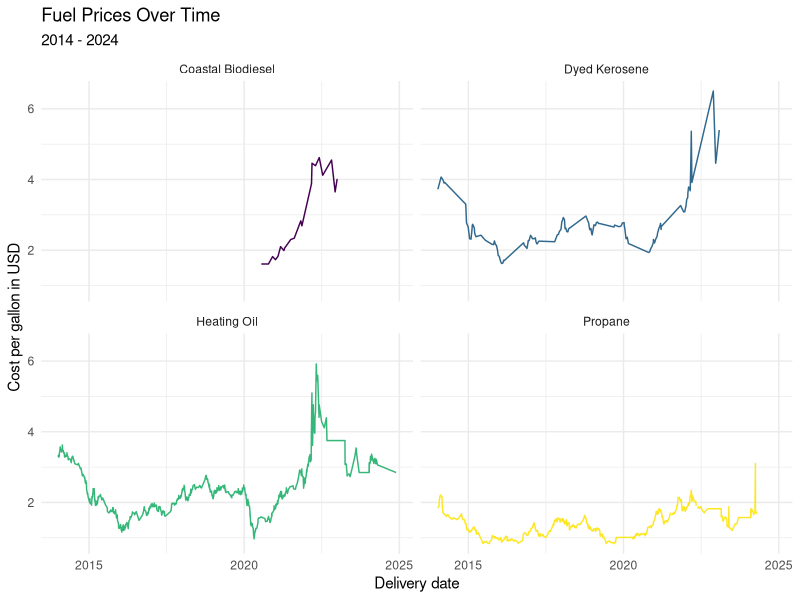
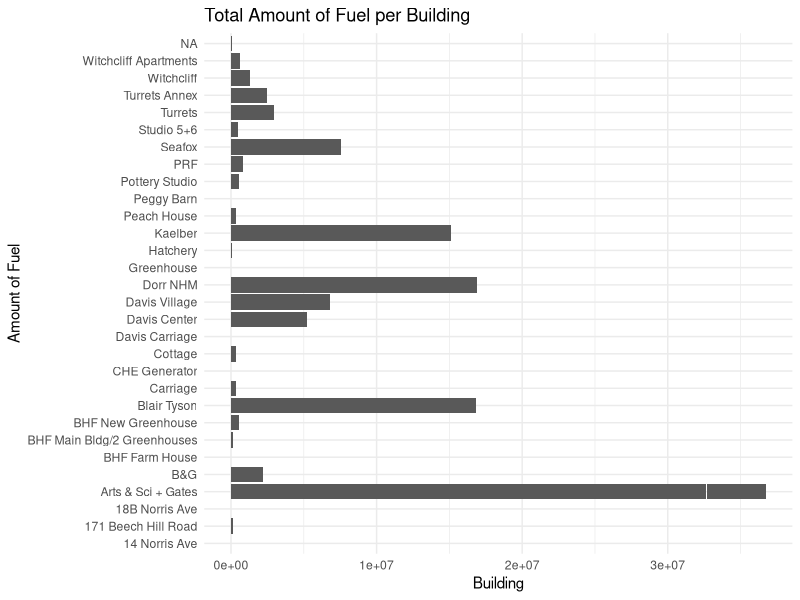
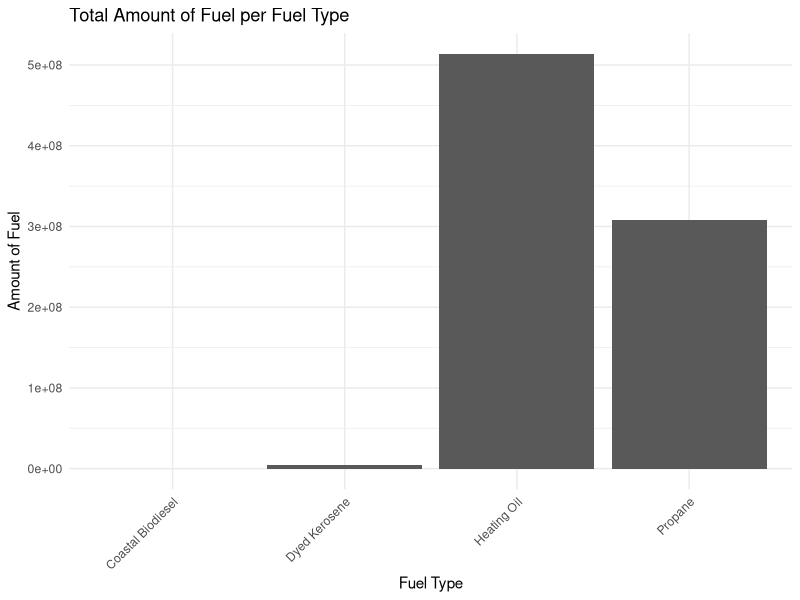
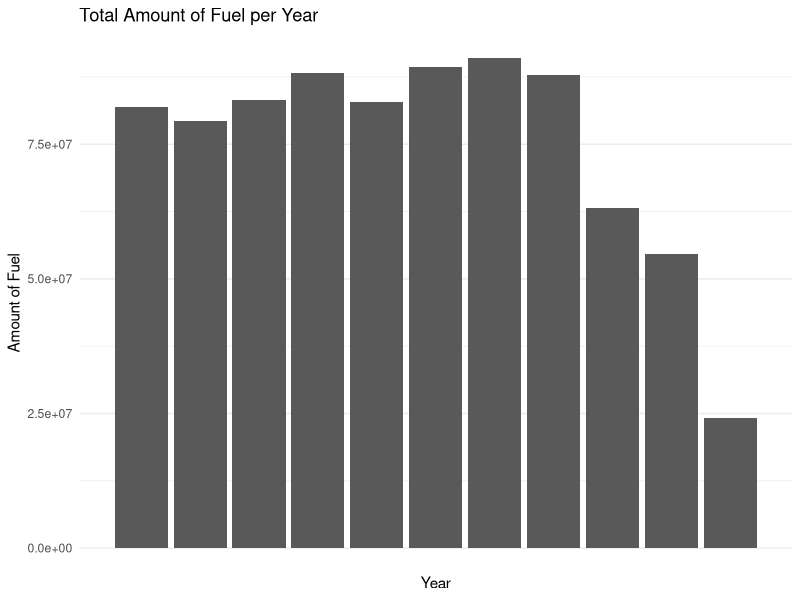
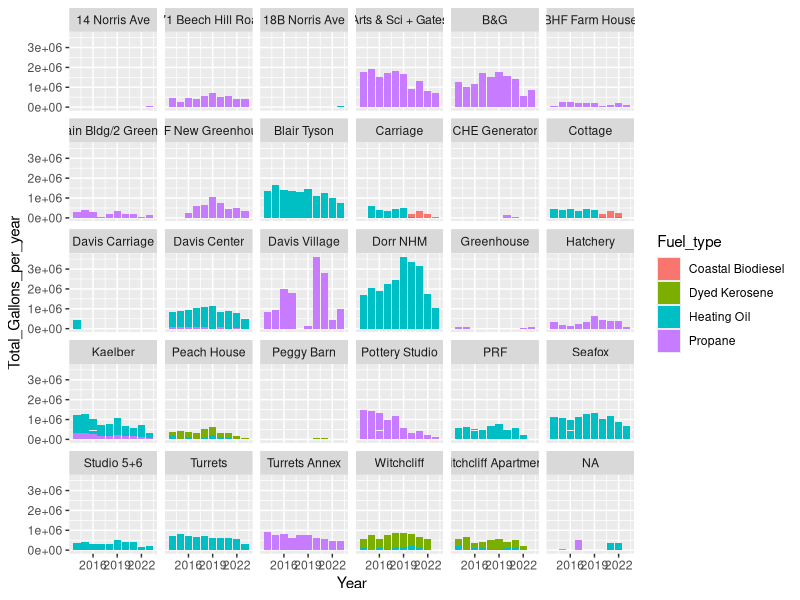
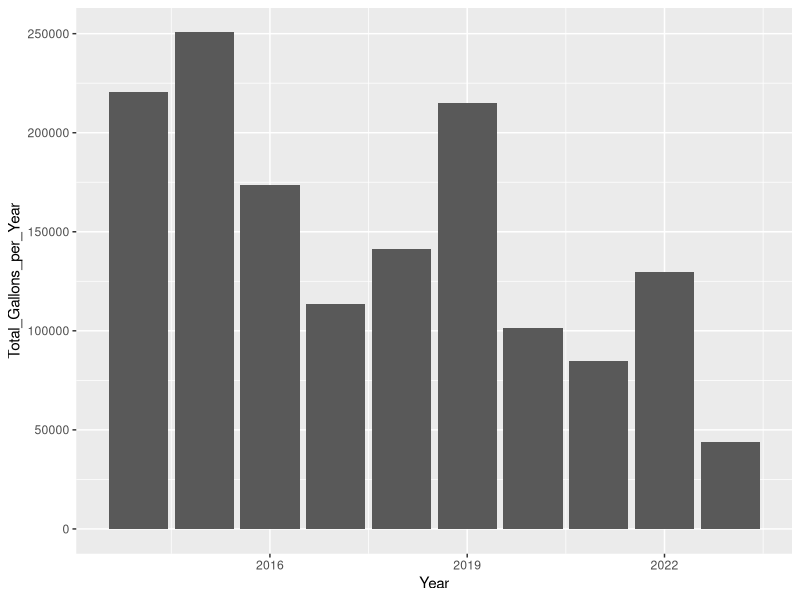
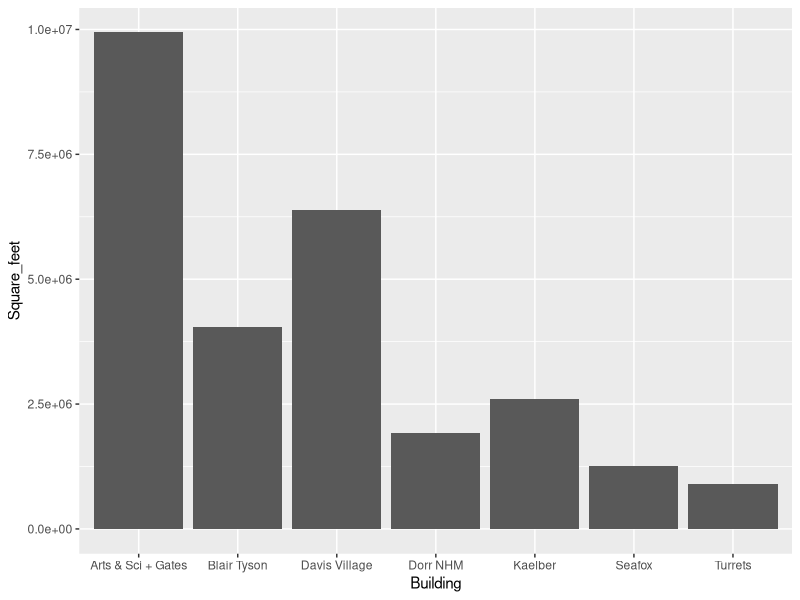
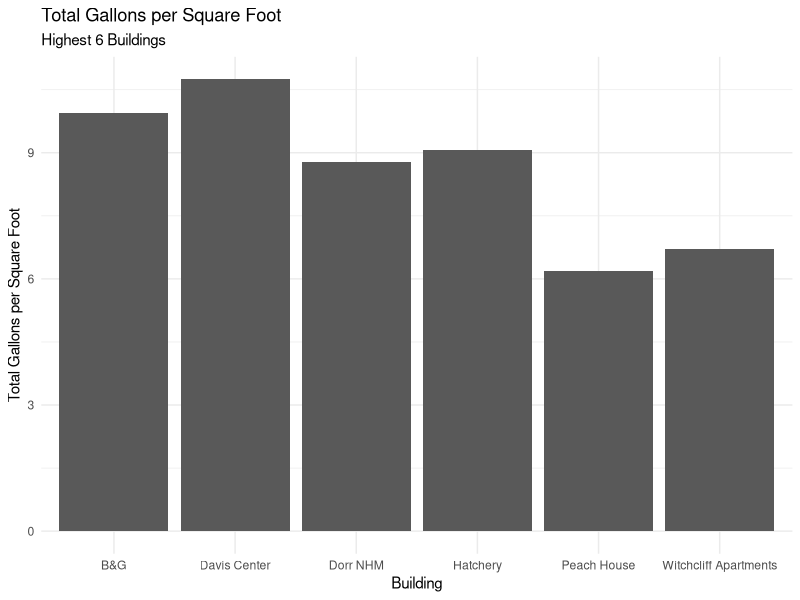

Here is the R script that generated these plots, in order:
## ---- chunk 1
library(tidyverse)
library(broom)
library(readr)
library(lubridate)
library(stringr)
library(dplyr)
## ---- chunk 2
fuels <- read_csv("../data/Dead-River.csv",
                  col_names = c("X1", "X2", 
                                "Delivery_date", "Fuel_type",
                                "Tank_number", "Building",
                                "Gallons", "Unit_cost",
                                "Cost"))
## ---- chunk 3
area <- read_csv("../data/BuildingArea.csv",
                 col_names = c("Building", "Square_feet"))
## ---- chunk 4
fuels <- fuels |>
left_join(area)
## ---- chunk 5
fuels <- fuels |>
select(Delivery_date, Fuel_type, Tank_number, Building, Gallons, Unit_cost, Cost, Square_feet) |>
  filter(Delivery_date != "Delivery Date") |> 
  mutate(Delivery_date = mdy(Delivery_date))
 
## ---- chunk 6
fuels <- fuels |>  
  mutate(Tank_number = case_when(
   Tank_number == "Tank 8" ~ "8",
   Tank_number == "Tank 3" ~ "3",
   Tank_number == "Tank 24" ~ "24",
   Tank_number == "Tank 17" ~ "17",
   TRUE ~ Tank_number
  ),
  Tank_number = as.integer(Tank_number))
## ---- chunk 7
fuels <- fuels |>
  mutate(Cost = case_when(
    Cost == "610.12 cr" ~ "-610.12", # the cr denotes a credit/refund, so here it is changed to a negative numeric value
    TRUE ~ Cost
  ),
  Cost = as.numeric(Cost))
## ---- chunk 8
fuels <- fuels |>  
  mutate(Fuel_type = case_when(
    Fuel_type == "#2 HEATING OIL" ~ "Heating Oil",
    Fuel_type == "#2 Heating Oil" ~ "Heating Oil",
    Fuel_type == "SLPP #2 FUEL OIL" ~ "Heating Oil",
    Fuel_type == "SLP LIQ PROPANE" ~ "Propane",
    Fuel_type == "LIQUID PROPANE" ~ "Propane",
    Fuel_type == "DYED KEROSENE" ~ "Dyed Kerosene",
  TRUE ~ Fuel_type
  ))
## ---- chunk 9
fuels <- fuels |>
  mutate(Gallons = as.numeric(Gallons)) |>
  mutate(Unit_cost = as.numeric(Unit_cost))
## ---- chunk 10
fuels <- fuels |>
  group_by(Building) |>
  mutate(Total_Gallons_per_Building = sum(Gallons))
## ---- chunk 11
fuels <- fuels |>
  mutate(Year = substr(Delivery_date, 1, 4)) |>
  mutate(Month = substr(Delivery_date, 6, 7)) |>
  mutate(Year = as.numeric(Year)) |>
  mutate(Month = as.numeric(Month))
## ---- chunk 12
fuels <- fuels |>
  group_by(Fuel_type) |>
  mutate(Total_Gallons_per_Fuel_Type = sum(Gallons))
## ---- chunk 13
fuels <- fuels |>
  group_by(Year) |>
  mutate(Total_Gallons_per_year = sum(Gallons))
## ---- chunk 14
fuels <- fuels |>
  mutate(Square_feet = case_when(
    Building == "Turrets" ~ "8400",
    Building == "Turrets Annex" ~ "4200",
    TRUE ~ Square_feet
  )) |>
  mutate(Square_feet = as.numeric(Square_feet))
## ---- chunk 15
fuels <- fuels |>
  mutate(total_per_sf = (Total_Gallons_per_Building / Square_feet))
## ---- chunk 16
p1 <- starwars |>
  filter(mass < 1000, 
         species %in% c("Human", "Cerean", "Pau'an", "Droid", "Gungan")) |>
  ggplot() +
  geom_point(aes(x = mass, 
                 y = height, 
                 color = species)) +
  labs(x = "Weight (kg)", 
       y = "Height (m)",
       color = "Species",
       title = "Weight and Height of Select Starwars Species",
       caption = paste("This data comes from the starwars api: https://swapi.py43.com"))


ggsave("example-starwars.png", width = 4, height = 4)

ggsave("example-starwars-wide.png", width = 6, height = 4)
## ---- chunk 17
fuels %>% 
  ggplot(mapping = aes(x = Delivery_date, y = Unit_cost, color = Fuel_type)) +
  geom_line() +
  facet_wrap(~ Fuel_type) +
  scale_color_viridis_d() +
  theme_minimal() +
  guides(color = FALSE) +
  labs(title = "Fuel Prices Over Time",
       subtitle = "2014 - 2024",
       x = "Delivery date",
       y = "Cost per gallon in USD")

## ---- chunk 18

ggplot(fuels, aes(y = Building, x = Total_Gallons_per_Building)) +
  geom_col() +
  #scale_x_discrete(guide = guide_axis(angle = 45)) +
  theme_minimal() +
  guides(color = FALSE) +
  labs(title = "Total Amount of Fuel per Building",
       x = "Building",
       y = "Amount of Fuel")

## ---- chunk 19
ggplot(fuels, aes(x = Fuel_type, y = Total_Gallons_per_Fuel_Type)) +
  geom_col() +
  scale_x_discrete(guide = guide_axis(angle = 45)) +
  theme_minimal() +
  guides(color = FALSE) +
  labs(title = "Total Amount of Fuel per Fuel Type",
       x = "Fuel Type",
       y = "Amount of Fuel")
## ---- chunk 20
ggplot(fuels, aes(x = Year, y = Total_Gallons_per_Fuel_Type)) +
  geom_col() +
  scale_x_discrete(guide = guide_axis(angle = 45)) +
  theme_minimal() +
  guides(color = FALSE) +
  labs(title = "Total Amount of Fuel per Year",
       x = "Year",
       y = "Amount of Fuel")
## ---- chunk 21

fuels |>
  filter(Year != 2024) |>
  group_by(Year) |>
  mutate(Total_Gallons_per_year = sum(Gallons)) %>% 
  ggplot(aes(x = Year, y = Total_Gallons_per_year, fill = Fuel_type))+
  geom_col() +
  facet_wrap(~Building)
  theme_minimal()

## ---- chunk 22

fuels |>
  filter(Building == "Kaelber" & Year != 2024) |>
  group_by(Year) |>
  #View() |>
  mutate(Total_Gallons_per_Year = sum(Gallons)) |>
  ggplot(aes(x = Year, y = Total_Gallons_per_Year)) +
  geom_col()

## ---- chunk 23

# do factor shift thingy

# ggplot(main_total_fuels, aes(x = "", y = Total_Gallons, fill = Building)) +
#  geom_bar(stat = "identity", width = 1, color = "white") +
#  coord_polar("y", start = 0) +
#  theme_void()

## ---- chunk 24
fuels |>
  filter(Square_feet >= 5000) |>
  ggplot(aes(x = Building, y = Square_feet)) +
  geom_col()
## ---- chunk 25
fuels |>
  filter(total_per_sf > 6) |>
  group_by(Building) |>
  summarize(total_per_sf = unique(total_per_sf)) |>
  ggplot(aes(x = Building, y = total_per_sf)) +
  geom_col() +
  labs(title = "Total Gallons per Square Foot",
       subtitle = "Highest 6 Buildings",
       y = "Total Gallons per Square Foot") +
  theme_minimal()
